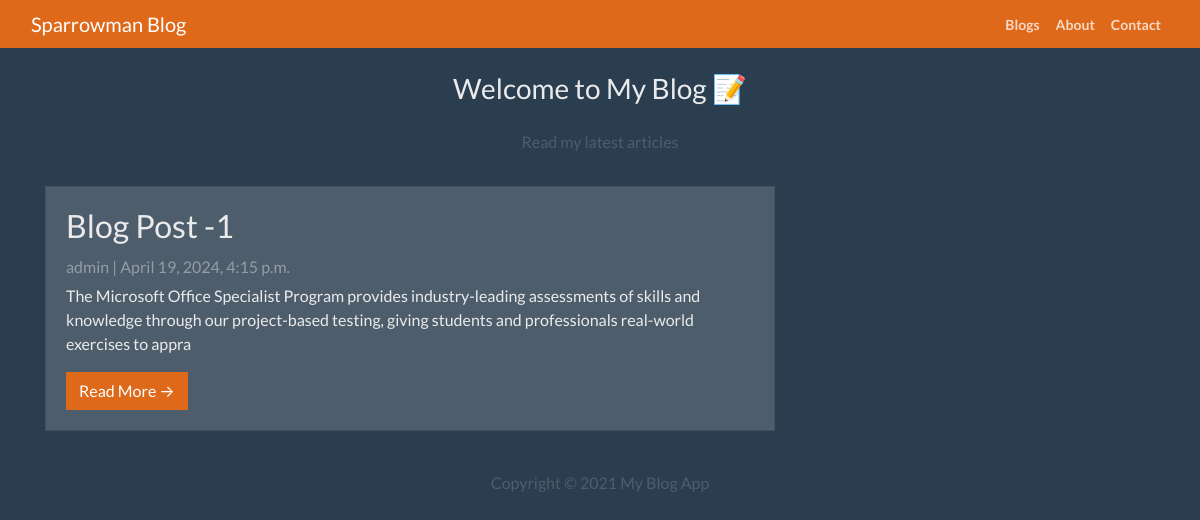
The page / on the database its author committed.
### blog/models.py (models this page shows, shortened)
class Post(models.Model):
  title =  models.CharField(max_length=200, unique=True)
  slug =   models.SlugField(max_length=200, unique=True)
  author = models.ForeignKey(User, on_delete=models.CASCADE, related_name='blog_posts')
  created_on = models.DateTimeField(auto_now_add=True)
  updated_on = models.DateTimeField(auto_now=True)
  content = models.TextField()
  status = models.IntegerField(choices=STATUS, default=0)

### blog/views.py (the view)
# urls.py: path('',views.PostList.as_view(),name="home"),
class PostList(generic.ListView):
  queryset = Post.objects.filter(status=1).order_by('-created_on')
  template_name = 'index.html'

### blog/templates/index.html (shortened to what this page needs)
{% extends "base.html" %}
{% block content %}
<header class="masthead">
  <div class="container">
    <div class="row">
      <div class="col-md-12 text-center mx-auto">
        <div class="site-heading">
          <h3 class="site-heading my-4 mt-3 text-black"> Welcome to My Blog 📝 </h3>
          <p class="text-dark">Read my latest articles </p>
        </div>
      </div>
    </div>
  </div>
</header>
<div class="container">
  <div class="row">
    <div class="col-md-8 mt-3 left">
      {% for post in post_list %}
      <div class="card mb-4">
        <div class="card-body">
          <h2 class="card-title">{{ post.title }}</h2>
          <p class="card-text text-muted h6">{{ post.author }} | {{ post.created_on}} </p>
          <p class="card-text">{{post.content|slice:":200"}}</p>
          <a href="{% url 'post_detail' post.slug  %}" class="btn btn-primary">Read More &rarr;</a>
        </div>
      </div>
      {% endfor %}
    </div>
</div>
{%endblock%}

### blog/templates/base.html (shortened to what this page needs)
<!DOCTYPE html>
<html>
<head>
  <link rel="stylesheet" href="https://cdn.jsdelivr.net/npm/bootswatch@4.5.2/dist/superhero/bootstrap.min.css">
  <nav class="navbar navbar-expand-lg navbar-dark bg-primary" id="mainNav">
    <div class="container-fluid">
      <a class="navbar-brand" href="{% url 'home' %}">Sparrowman Blog</a>
      <div class="collapse navbar-collapse" id="navbarResponsive">
        <ul class="navbar-nav ml-auto">
          <li class="nav-item text-black">
            <a class="nav-link text-black font-weight-bold" href="#">Blogs</a>
          </li>
          <li class="nav-item text-black">
            <a class="nav-link text-black font-weight-bold" href="#">About</a>
          </li>
          <li class="nav-item text-black">
            <a class="nav-link text-black font-weight-bold" href="#">Contact</a>
          </li>
        </ul>
      </div>
    </div>
  </nav>
  {% block content %}{% endblock content %}
  <footer class="py-3 bg-grey">
    <p class="m-0 text-dark text-center ">Copyright &copy; 2021 My Blog App </p>
  </footer>
</body>
</html>

### rows shown on the page
Post: title "Blog Post -1", author "admin", created_on "April 19, 2024, 4:15 p.m.", content "The Microsoft Office Specialist Program provides industry-leading assessments of skills and knowledge through our project-based testing, giving students and professionals real-world exercises to appra"
